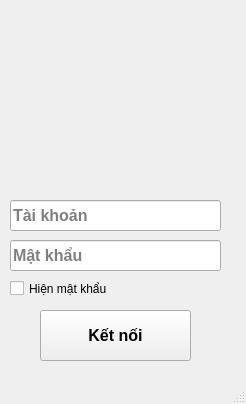
<?xml version="1.0" encoding="UTF-8"?>
<ui version="4.0">
 <class>MainWindow</class>
 <widget class="QMainWindow" name="MainWindow">
  <property name="geometry">
   <rect>
    <x>0</x>
    <y>0</y>
    <width>246</width>
    <height>404</height>
   </rect>
  </property>
  <property name="windowTitle">
   <string>MainWindow</string>
  </property>
  <widget class="QWidget" name="centralwidget">
   <widget class="QLineEdit" name="inputTen">
    <property name="geometry">
     <rect>
      <x>10</x>
      <y>200</y>
      <width>211</width>
      <height>31</height>
     </rect>
    </property>
    <property name="font">
     <font>
      <family>Tahoma</family>
      <pointsize>12</pointsize>
      <weight>75</weight>
      <bold>true</bold>
     </font>
    </property>
    <property name="placeholderText">
     <string>Tài khoản</string>
    </property>
   </widget>
   <widget class="QLineEdit" name="inputPassword">
    <property name="geometry">
     <rect>
      <x>10</x>
      <y>240</y>
      <width>211</width>
      <height>31</height>
     </rect>
    </property>
    <property name="font">
     <font>
      <family>Tahoma</family>
      <pointsize>12</pointsize>
      <weight>75</weight>
      <bold>true</bold>
     </font>
    </property>
    <property name="placeholderText">
     <string>Mật khẩu</string>
    </property>
   </widget>
   <widget class="QCheckBox" name="checkBox">
    <property name="geometry">
     <rect>
      <x>10</x>
      <y>280</y>
      <width>141</width>
      <height>17</height>
     </rect>
    </property>
    <property name="text">
     <string>Hiện mật khẩu</string>
    </property>
   </widget>
   <widget class="QPushButton" name="buttonKetNoi">
    <property name="geometry">
     <rect>
      <x>40</x>
      <y>310</y>
      <width>151</width>
      <height>51</height>
     </rect>
    </property>
    <property name="font">
     <font>
      <family>Tahoma</family>
      <pointsize>12</pointsize>
      <weight>75</weight>
      <bold>true</bold>
     </font>
    </property>
    <property name="text">
     <string>Kết nối</string>
    </property>
   </widget>
   <widget class="QLabel" name="label">
    <property name="geometry">
     <rect>
      <x>20</x>
      <y>10</y>
      <width>211</width>
      <height>161</height>
     </rect>
    </property>
    <property name="text">
     <string/>
    </property>
    <property name="pixmap">
     <pixmap>../../../GameMaker RES/__AI_Work/pixel/backgrounds/bg01.png</pixmap>
    </property>
   </widget>
  </widget>
  <widget class="QMenuBar" name="menubar">
   <property name="geometry">
    <rect>
     <x>0</x>
     <y>0</y>
     <width>246</width>
     <height>21</height>
    </rect>
   </property>
  </widget>
  <widget class="QStatusBar" name="statusbar"/>
 </widget>
 <resources/>
 <connections/>
</ui>
